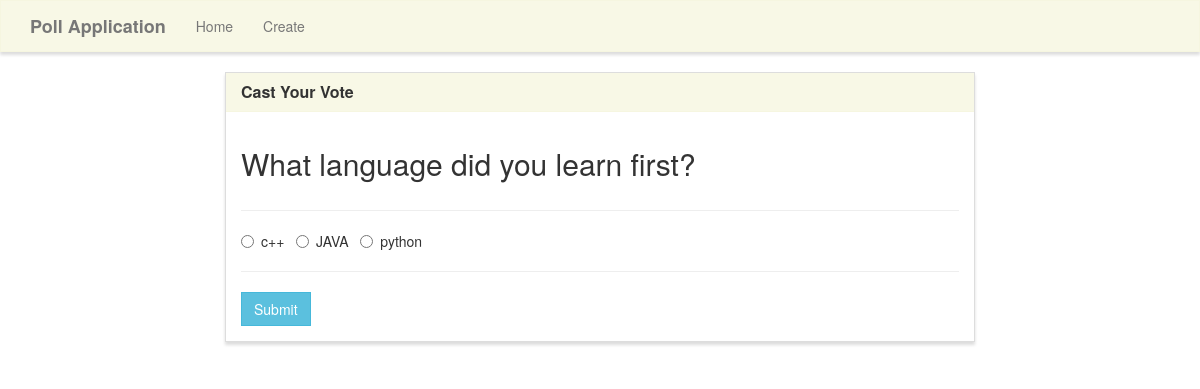
Page /vote/2 on the committed database.
### poll/models.py (models this page shows, shortened)
class Poll(models.Model):
    question= TextField()
    option_one= CharField(max_length=100)
    option_two= CharField(max_length=100)
    option_three= CharField(max_length=100)
    option_one_count = IntegerField(default=0)
    option_two_count = IntegerField(default=0)
    option_three_count = IntegerField(default=0)

### poll/views.py (the view, shortened to what this page needs)
# urls.py: path('vote/<poll_id>', view.vote, name='vote'),
def vote(request, poll_id):
    poll = Poll.objects.get(pk= poll_id)
    context = {
        'poll':poll
    }
    return render(request, 'poll/vote.html', context)

### poll/templates/poll/vote.html (shortened to what this page needs)
{% extends "poll/base.html" %}
{% block main %}
<div class="row">
    <div class="col-lg-8 col-lg-offset-2">
        <div class="panel panel-default">
            <div class="panel-heading">
                <h3 class="panel-title">Cast Your Vote</h3>
            </div>
            <div class="panel-body">
                <div class="row">
                    <div class="col-lg-12">
                        <h2>{{poll.question}}</h2>
                    </div>
                </div>
                <div class="row">
                    <div class="col-lg-12">
                        <hr />
                        <form method="POST">
                            <div class="form-group">
                                <div class="radio">
                                    <label>
                                        <input type="radio" name="poll" value="option1" required>
                                        {{poll.option_one}}
                                    </label> &nbsp;
                                    <label>
                                        <input type="radio" name="poll" value="option2">
                                        {{poll.option_two}}
                                    </label> &nbsp;
                                    <label>
                                        <input type="radio" name="poll" value="option3">
                                        {{poll.option_three}}
                                    </label> &nbsp;
                                </div>
                            </div>
                            <hr />
                            <button type="submit" class="btn btn-info">
                                Submit
                            </button>
                        </form>
                    </div>
                </div>
            </div>
        </div>
    </div>
</div>
{% endblock %}

### poll/static/style.css (style rules this page uses)
.navbar-default, .btn, .form-control, .panel { border-radius: 0; }
.panel-default > .panel-heading { color: #333; background-color: rgba(245, 245, 220, .7); border-color: rgba(245, 245, 220, .6); border-top-left-radius: 0; border-top-right-radius: 0; }
.panel { box-shadow: 0px 3px 3px 0px #ddd; }
a.navbar-brand, .panel-title { font-weight: bolder; }

### rows in the picture
Poll: question "What language did you learn first?", option_one "c++", option_two "JAVA", option_three "python"
